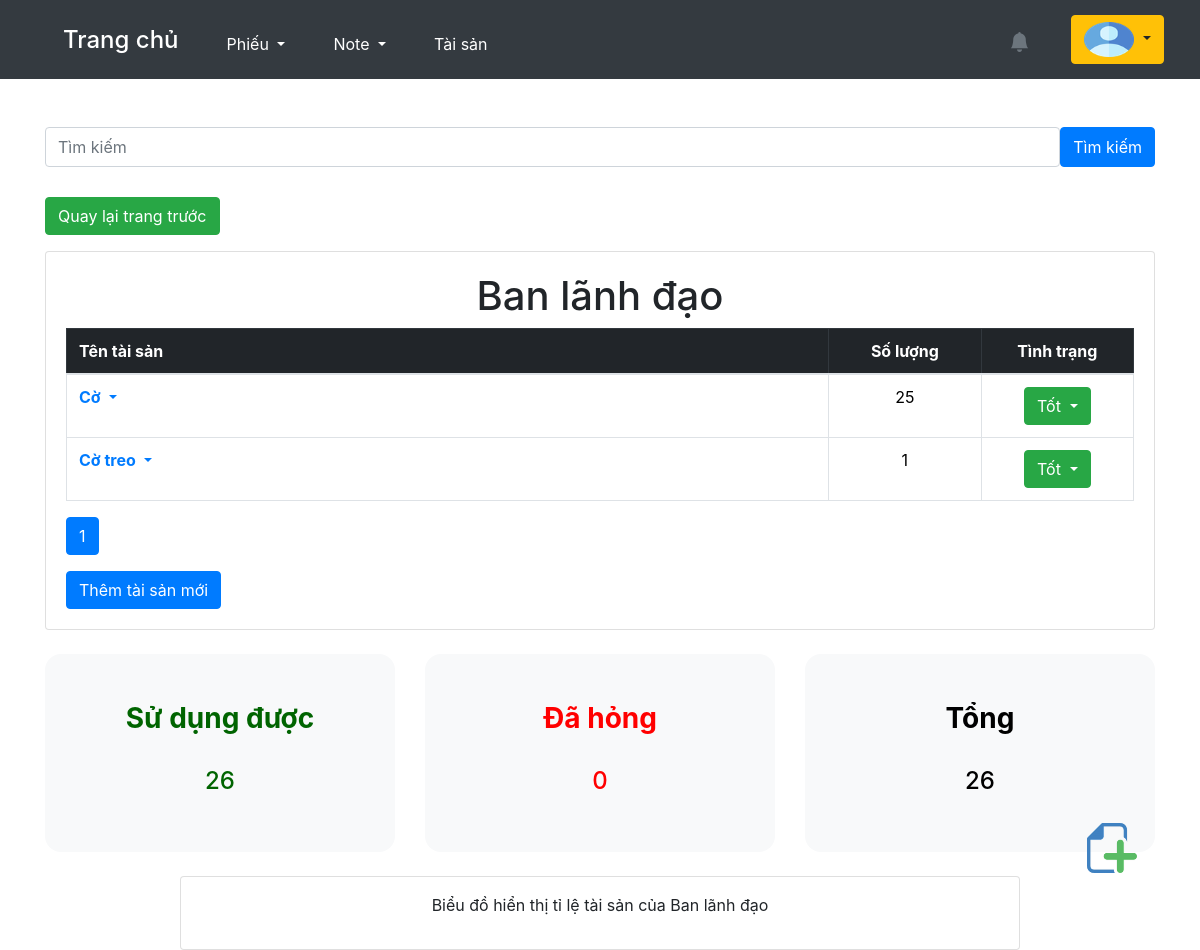
/asset/department_detail/1/ (signed in), run on the app's committed database.
### accounts/models.py (models this page shows, shortened)
class User(AbstractUser):
    is_customer = models.BooleanField(default=False)
    is_engineer = models.BooleanField(default=False)
    email = models.EmailField(unique=False)
    username = models.CharField(max_length=1000, unique=True)
    first_name = models.CharField(max_length=20, default='')
    last_name = models.CharField(max_length=100, default='')
    avatar = ProcessedImageField(upload_to=user_directory_path,
                                 processors=[ResizeToFill(500, 500)],
                                 format='PNG',  # Đổi từ JPEG sang PNG
                                 options={'quality': 90},
                                 default='avatars/avt.jpg',
                                 blank=True,
                                 null=True)
    avatar_small = ImageSpecField(source='avatar',
                                  processors=[ResizeToFill(100, 100)],
                                  format='PNG',
                                  options={'quality': 50})
    avatar_medium = ImageSpecField(source='avatar',
                                   processors=[ResizeToFill(500, 500)],
                                   format='PNG',
                                   options={'quality': 90})
    school = models.CharField(max_length=200, null=True)
    PLACES_CHOICES = (
        ('Ban lãnh đạo','Ban lãnh đạo'),
        ('Phòng mầm non 1', 'Phòng mầm non 1'),
        ('Phòng mầm non 2', 'Phòng mầm non 2'),
        ('Phòng mầm non 3', 'Phòng mầm non 3'),
        ('Phòng tiểu học', 'Phòng tiểu học'),
        ('Phòng hành chính', 'Phòng hành chính'),
        ('Ban kiểm soát', 'Ban kiểm soát'),
        ('Phòng kế toán', 'Phòng kế toán'),
        ('Phòng kinh doanh marketing', 'Phòng kinh doanh marketing'),
        ('Phòng nhân sự', 'Phòng nhân sự'),
        ('Học viện Enspire Láng Hạ','Học viện Enspire Láng Hạ'),
        ('Enspire Hải Phòng', 'Enspire Hải Phòng'),
        ('Phòng công nghệ', 'Phòng công nghệ'),
        ('Phòng R&D mầm non', 'Phòng R&D mầm non'),
    )
    work_place = models.CharField(max_length=50, default='', blank=True, null=True)
    date_of_birth = models.DateField(null=True, blank=True)
    phone_regex = RegexValidator (regex=r'^\+?1?\d{9,15}$', message="Lỗi, hãy nhập lại!")
    phone = models.CharField(validators=[phone_regex], max_length=10, blank=True)
    GENDER_CHOICES = (
        ('Nam', 'Male'),
        ('Nữ', 'Female'),
        ('Khác', 'Other'),
    )
    gender = models.CharField(max_length=4, choices=GENDER_CHOICES, blank=True, null=True)
    title = models.CharField(max_length=1000, default='')

### asset/models.py (models this page shows, shortened)
class Department(models.Model):
    name = models.CharField(max_length=50, unique=True)

class Asset(models.Model):
    ASSET_STATUS_CHOICES = [
        ('Tốt', 'Tốt'),
        ('Hỏng', 'Hỏng'),
    ]
    name = models.CharField(max_length=150)
    asset_amount = models.IntegerField(validators= [MinValueValidator(1)], default= 1, null=False)
    asset_status = models.CharField(max_length=10, choices=ASSET_STATUS_CHOICES, default= 'Tốt', null=False)
    school = models.ForeignKey(School, on_delete=models.CASCADE, null=True, blank=True)
    lab_room = models.ForeignKey(LabRoom, on_delete=models.CASCADE, null=True, blank=True)
    district = models.ForeignKey(District, on_delete=models.CASCADE, null=True, blank=True)
    department = models.ForeignKey(Department, on_delete=models.CASCADE,related_name='assets', null=True, blank=True)
    created_at = models.DateTimeField(auto_now_add=True, editable=False)

### asset/views.py (the view)
# urls.py: path('department_detail/<int:department_id>/', views.department_detail, name='department_detail'),
@login_required
def department_detail(request, department_id):
    department = get_object_or_404(Department, id=department_id)
    departments=Department.objects.all()
    assets = department.assets.all().order_by('-created_at')
    formatted_time = timezone.localtime(timezone.now())
    created_on = format_datetime(formatted_time, "H:mm, d MMMM YYYY ", locale='vi')
    districts = District.objects.filter(department=department)
    district_list = list(districts)
    schools = School.objects.filter(district__in=districts)
    school_list = list(schools)
    labrooms = LabRoom.objects.filter(school__in=schools)
    labrooms_list = labrooms_list = list(labrooms)
    department_asset_count = Asset.objects.filter(department=department).aggregate(
    total_amount=Coalesce(Sum('asset_amount'), Value(0))
)['total_amount']
    department_active_asset_count = Asset.objects.filter(asset_status = 'Tốt',department=department).aggregate(
    total_amount=Coalesce(Sum('asset_amount'), Value(0))
)['total_amount']
    department_broken_asset_count = Asset.objects.filter(asset_status = 'Hỏng', department=department).aggregate(
    total_amount=Coalesce(Sum('asset_amount'), Value(0))
)['total_amount']
    total_department_asset = department_asset_count
    query = request.GET.get('q')
    if query:
        assets = assets.filter(
            Q(name__icontains=query) |
            Q(asset_status__icontains=query) |
            Q(asset_amount__icontains=query)
        )
    percentage_active = (department_active_asset_count / total_department_asset) * 100 if total_department_asset != 0 else 0
    percentage_broken = (department_broken_asset_count / total_department_asset) * 100 if total_department_asset != 0 else 0
    paginator = Paginator(assets, 20)
    page_number = request.GET.get('page')
    page_obj = paginator.get_page(page_number)
    context = {
        'department':department,
        'departments':departments,
        'districts':districts,
        'district_list':district_list,
        'schools':schools,
        'school_list':school_list,
        'labrooms':labrooms,
        'labrooms_list':labrooms_list,
        'department_asset_count': department_asset_count,
        'department_active_asset_count' : department_active_asset_count,
        'department_broken_asset_count' : department_broken_asset_count,
        'department_percentage_active' : percentage_active,
        'department_percentage_broken' : percentage_broken,
        'assets': assets,
        'page_obj': page_obj,
        'query': query,
        'created_on':created_on,
        }
    return render(request, 'asset/department_detail.html', context)

### templates/asset/department_detail.html (shortened to what this page needs)
{% extends "base.html" %}
{% load widget_tweaks %}
{% load humanize %}
{% block content %}
{% load static %}
<link href="https://cdn.jsdelivr.net/npm/bootstrap@5.3.2/dist/css/bootstrap.min.css" rel="stylesheet">
<link rel="stylesheet" href="https://maxcdn.bootstrapcdn.com/bootstrap/4.0.0/css/bootstrap.min.css">
    <div id="content" style="display:none;">
<center>
    <div class="search-container">
    <input class="form-control" id="myInput" type="text" placeholder="Tìm kiếm" style="width: 1020px; height: 40px;"><button class="btn btn-primary">Tìm kiếm</button>
    </div>
</center>
<a href="{% url 'view_department' %}" class="btn btn-success" >Quay lại trang trước</a>
<div class="card">
    <div class="card-body">
        <center><h1>{{ department.name }}</h1></center>
        <div class="table-responsive">
            <table class="table table-bordered">
                <thead class="table-dark">
                    <tr>
                <th class="column1">Tên tài sản</th>
                <th class="column2"><center>Số lượng</center></th>
                <th class="column3"><center>Tình trạng</center></th>
            </tr>
        </thead>
        <tbody>
                    {% for asset in page_obj %}
                    <tr>
                         {% if request.user.is_superuser %}
                                <td class = "wrap-text">
                                    <div class="dropdown">
                                        <a class="dropdown-toggle wrap-text" href="#" id="dropdownMenuLink" data-bs-toggle="dropdown" aria-expanded="false">
                                            <b>{{asset.name|safe}}</b>
                                        </a>
                                    </div>
                                </td>
                                {% else %}
                                <td>
                                    {{asset.name}}
                                </td>
                                {% endif %}
                        <td><center>{{ asset.asset_amount }}</center></td>
                        {% if request.user.is_superuser %}
                        <td>
                            <center><div class="btn-group">
                                <button type="button" class="btn status-btn {% if asset.asset_status == 'Tốt' %}btn-success{% elif asset.asset_status == 'Hỏng' %}btn-danger{% endif %} dropdown-toggle" data-bs-toggle="dropdown" aria-expanded="false" data-asset-id="{{ asset.id }}">
                                    {{ asset.asset_status }}
                                </button>
                            </div></center>
                        </td>
                        {% else %}
                        <td>
                            <center><div class="btn status-btn {% if asset.asset_status == 'Tốt' %}btn-success{% elif asset.asset_status == 'Hỏng' %}btn-danger{% endif %}">
                                {{ asset.asset_status }}
                            </div></center>
                        </td>
                        {% endif %}
            </tr>
            {% endfor %}
        </tbody>
    </table>
</div>
            <nav aria-label="Page navigation">
                <ul class="pagination">
                    {% for num in page_obj.paginator.page_range %}
                    {% if page_obj.number == num %}
                    <li class="page-item active"><a class="page-link" href="#">{{ num }}</a></li>
                    {% elif num > page_obj.number|add:'-3' and num < page_obj.number|add:'3' %}
                    <li class="page-item"><a class="page-link" href="?page={{ num }}{% if query %}&q={{ query }}{% endif %}">{{ num }}</a></li>
                    {% endif %}
                    {% endfor %}
                </ul>
            </nav>
            {% if request.user.is_superuser %}
            <button type="button" class="btn btn-primary" data-bs-toggle="modal" data-bs-target="#createAssetModal">
                Thêm tài sản mới
            </button>
            <a href="#" id="addNewButton" class="btn" data-bs-toggle="modal" data-bs-target="#createAssetModal">
                <img src="{% static 'images/pngwing.png' %}">
            </a>
            {% endif %}
        </div>
    </div>
</div>
<br>
<center>
    <div>
    <div class="row">
        <div class="col-sm-12 col-md-4">
            <a href="#" class="active_assets">
            <div class="p-5 mb-4 bg-light rounded-4">
                <div class="container-fluid py-10">
                    <h3 class="display-10 fw-bold">Sử dụng được<br></h3><br><h4>{{department_active_asset_count}}</h4>
                </div>
            </div>
            </a>
        </div>
        <div class="col-sm-12 col-md-4">
            <a href="#" class="broken_assets">
                <div class="p-5 mb-4 bg-light rounded-4">
                    <div class="container-fluid py-10">
                        <h3 class="display-10 fw-bold">Đã hỏng</h3><br><h4>{{department_broken_asset_count}}</h4>
                    </div>
                </div>
            </a>
        </div>
        <div class="col-sm-12 col-md-4">
            <a href="#" class="all_assets">
            <div class="p-5 mb-4 bg-light rounded-4">
                <div class="container-fluid py-10">
                    <h3 class="display-10 fw-bold">Tổng</h3><br><h4>{{department_asset_count}}</h4>
                </div>
            </div>
            </a>
    </div>
    </div>
</div></center>
</div>
<center>
    <div class="card" style="width: 70%;">
    <figure class="highcharts-figure" data-percentage-active="{{ department_percentage_active}}" data-percentage-broken="{{ department_percentage_broken }}">
    <p class="highcharts-description">
    <center>Biểu đồ hiển thị tỉ lệ tài sản của {{department.name}}</center>
    </p>
    </figure>
    </div>
    </center>
{% endblock %}

### templates/base.html (shortened to what this page needs)
<!DOCTYPE html>
<html lang="vi">
{% load static %}
{% load widget_tweaks %}
<head>
{% load bootstrap_icons %}
<link rel="stylesheet" href="https://cdn.jsdelivr.net/npm/bootstrap-icons@1.2.1/font/bootstrap-icons.css">
<link rel="stylesheet" href="{% static 'bootstrap_icons/css/bootstrap_icons.css' %}">
<link href="https://cdn.jsdelivr.net/npm/bootstrap@5.3.2/dist/css/bootstrap.min.css" rel="stylesheet">
<link rel="stylesheet" type="text/css" href="https://cdnjs.cloudflare.com/ajax/libs/toastr.js/latest/css/toastr.min.css">
</head>
<body>
    <nav class="navbar navbar-expand-lg navbar-dark sticky-top bg-dark">
	<div class=" d-flex align-items-left">
        <div class="container-fluid">
	<div class="d-flex align-items-center">
            <div class="collapse navbar-collapse" id="navbarSupportedContent">
                {% if request.user.is_superuser %}
		&emsp;<strong><h4><a class="nav-link active" aria-current="page" href="/" style="color: white;">Trang chủ</a></h4></strong>
                &emsp;<div class="nav-item dropdown"><a class="nav-link active dropdown-toggle" href="#" id="navbarDropdown" role="button"
                    data-bs-toggle="dropdown" aria-expanded="false" style="color: white;">
                        Phiếu
                    </a>
                    </div>
                {% endif %}
                 &emsp;<div class="nav-item dropdown"><a class="nav-link active dropdown-toggle" href="#" id="navbarDropdown" role="button"
                    data-bs-toggle="dropdown" aria-expanded="false" style="color: white;">
                        Note
                    </a>
                </div>
                 &emsp;<a class="nav-link active" aria-current="page" href="{% url 'view_department' %}" style="color: white;">Tài sản</a>
            </div>
        </div>
</div>
</div>
                <div class="ms-auto d-flex align-items-center" style="margin-right: 15px;">
                    <div id="notification-container">
                        <button class="btn btn-warning position-relative" id="bellIcon" onclick="toggleNotificationDropdown(event)" style="background: none; border: none; color: #6c757d; padding: 8px 12px;">
                            <i class="bi bi-bell-fill fs-5"></i>
                        </button>
                    </div>
                </div>
                    <button type="button" class="btn btn-warning dropdown-toggle text-wrap-button" style='max-width:150px; max-height: 50px; margin-right: 20px;' data-bs-toggle="dropdown" data-bs-display="static" aria-expanded="false">
                            <img src="{% if request.user.avatar %}{{ request.user.avatar.url }}{% else %}{% static 'media/avatars/avt.jpg' %}{% endif %}" class="avatar" alt="avatar">
                        </button>
    </nav>
<div class="container mt-5">
    {% block content %}
    {% endblock content %}
</body>
</html>

### templates/base.html (style rules this page uses)
html, body { height: 100%; background-image: url('/static/media/pexels-eberhard-grossgasteiger-2310713.jpg'); background-size:cover ; background-position: relative; background-repeat:repeat; height: fit-content; margin-bottom: auto; }
.avatar { max-width: 50px; max-height: 35px; width: 50px; height: 35px; border-radius: 10%; }
#notification-container { display: block; margin-top: 5px; }
#notification-container { position: relative; margin-right: 15px; }
.navbar-collapse { display: flex; justify-content: space-between; align-items: center; }
.navbar-nav, .btn-group { margin-right: 0; }

### templates/asset/department_detail.html (style rules this page uses)
html, body { height: 100%; margin: 0; padding: 0; overflow: hidden; background-image: url('/static/media/pexels-eberhard-grossgasteiger-2310713.jpg'); background-size: cover; background-repeat: repeat; width: 100%; }
.avatar { max-width: 50px; max-height: 35px; width: 50px; height: 35px; border-radius: 10%; }
.search-container { position:relative; display:flex; margin-bottom: 30px; }
a.active_assets { text-decoration: none; color: darkgreen; }
a.broken_assets { text-decoration: none; color: red; }
a.all_assets { text-decoration: none; color:black; }
#addNewButton { position:fixed; bottom: 70px; right: 50px; }
#addNewButton { position:fixed; bottom: 70px; right: 50px; z-index: 9999; }
.column1 { width:50%; }
.column2 { width:10%; }
.column3 { width:10%; }
.wrap-text { max-width: 35px; white-space: normal; }

### data on the page
User: avatar (picture)
Department: name "Ban lãnh đạo"
Asset: name "Cờ", asset_amount "25", asset_status "Tốt"
Asset: name "Cờ treo", asset_amount "1", asset_status "Tốt"

### other printed values
{{ num }} "1"
{{ department_active_asset_count }} "26"
{{ department_broken_asset_count }} "0"
{{ department_asset_count }} "26"
